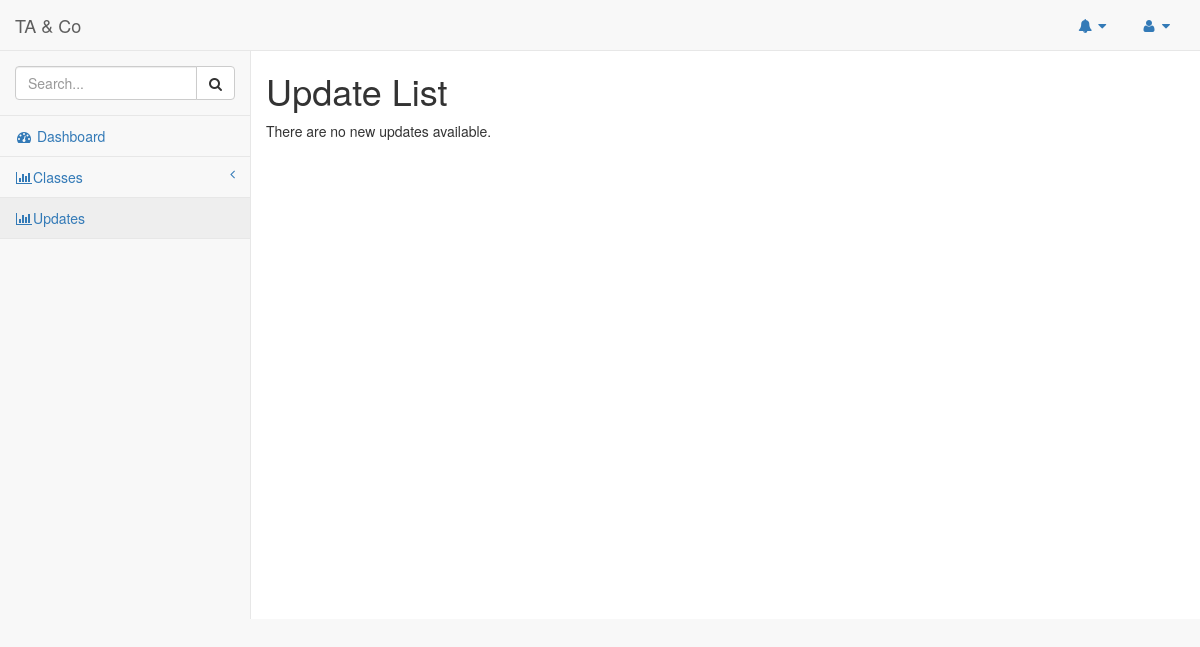
The app's page /taco/update/, older data.
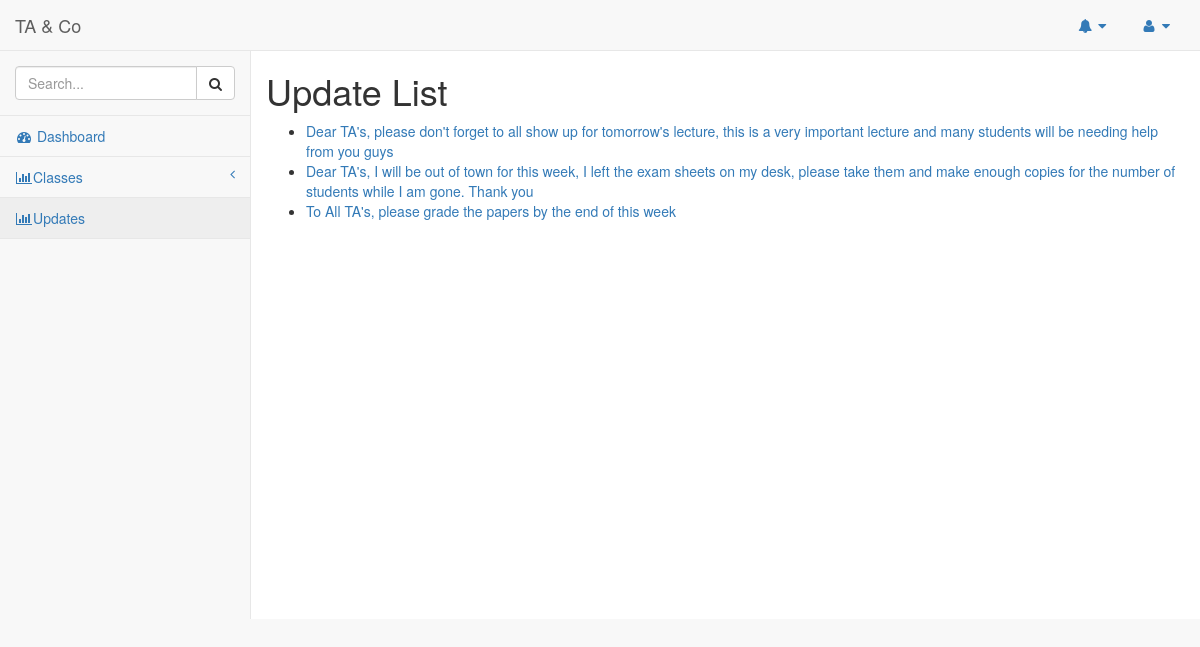
The same page, newer data.
### taco/models.py (models this page shows)
class Update(models.Model):
	uid = models.UUIDField(primary_key=True, default=uuid.uuid4, help_text="Unique ID for the Update")
	ustring = models.CharField(max_length=200, help_text="Enter the Update")
	desiredCourse = models.ManyToManyField(Course, help_text="Select a course that you would like to update its TA's")
	def __str__(self):
		return self.ustring

### taco/views.py (the view)
class UpdateListView(generic.ListView):
    model = Update

### taco/templates/taco/update_list.html
{% extends "base_generic.html" %}
{% block content %}
    <h1>Update List</h1>
    {% if update_list %}
    <ul>
      {% for update in update_list %}
      <li>
        <a>{{ update }}</a>
      </li>
      {% endfor %}
    </ul>
    {% else %}
      <p>There are no new updates available.</p>
    {% endif %}
{% endblock %}

Row changes from the older to the newer data that the page shows:
added Update: ustring "Dear TA's, please don't forget to all show up for tomorrow's lecture, this is a very important lecture and many students will be needing help from you guys"
added Update: ustring "Dear TA's, I will be out of town for this week, I left the exam sheets on my desk, please take them and make enough copies for the number of students while I am gone. Thank you"
added Update: ustring "To All TA's, please grade the papers by the end of this week"
Text that changed along with them:
text no longer shown: "There are no new updates available."
